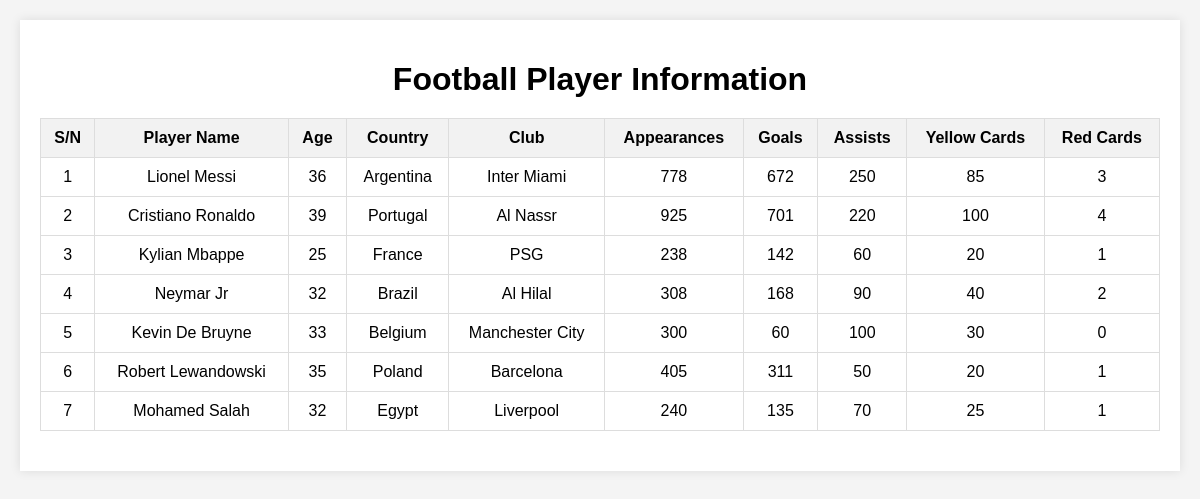
The page / on the database its author committed.
### tables this page shows
CREATE TABLE player_stats (
    id INT AUTO_INCREMENT PRIMARY KEY,
    player_id INT,
    appearances INT,
    goals INT,
    assists INT,
    yellow_cards INT,
    red_cards INT,
    FOREIGN KEY (player_id) REFERENCES player_info(id)
);

CREATE TABLE player_info (
    id INT AUTO_INCREMENT PRIMARY KEY,
    player_name VARCHAR(255) NOT NULL,
    age INT,
    country VARCHAR(255),
    club VARCHAR(255),
    profile_picture VARCHAR(255)
);

### database/DbConnection.php (called while the page is built, shortened)
<?php
class DbConnection
{
    private $charset = 'utf8mb4';
    private $pdo;
    private $stmt;
    public function __construct(
        protected string $host,
        protected string $username,
        protected string $password,
        protected string $port,
        protected string $dbName,
    ) {
        $dsn = "mysql:host={$this->host};port={$this->port};dbname={$this->dbName};charset={$this->charset}";
        $options = [
            \PDO::ATTR_PERSISTENT => true,
            \PDO::ATTR_ERRMODE => \PDO::ERRMODE_EXCEPTION,
        ];
        try {
            $this->pdo = new \PDO($dsn, $this->username, $this->password, $options);
        } catch (\PDOException $e) {
            $this->error = $e->getMessage();
            echo $this->error;
        }
    }
    public function query($sql)
    {
        $this->stmt = $this->pdo->prepare($sql);
    }
    public function execute()
    {
        return $this->stmt->execute();
    }
    public function resultSet()
    {
        $this->execute();
        return $this->stmt->fetchAll(PDO::FETCH_OBJ);
    }
}

### index.php (the view, shortened to what this page needs)
<?php
require_once __DIR__ . "/database/DbConnection.php";
$db = new DbConnection(
    host: "host.docker.internal",
    username: "root",
    password: "root",
    port: 3306,
    dbName: "php-assign-1"
);
    $db->query("SELECT * from `player_info` pi LEFT JOIN player_stats ps on ps.player_id = pi.id");
    $playersInfo = $db->resultSet();
?>
<!DOCTYPE html>
<html lang="en">
<head>
    <link rel="stylesheet" href="assets/styles.css">
</head>
<body>
    <div class="container">
        <h1>Football Player Information</h1>
        <table id="player-info">
            <thead>
                <tr>
                    <th>S/N</th>
                    <th>Player Name</th>
                    <th>Age</th>
                    <th>Country</th>
                    <th>Club</th>
                    <th>Appearances</th>
                    <th>Goals</th>
                    <th>Assists</th>
                    <th>Yellow Cards</th>
                    <th>Red Cards</th>
                </tr>
            </thead>
            <tbody>
                <?php
                    $sn = 1;
                    foreach ($playersInfo as $player) {
                        echo <<<EOD
                            <tr>
                                <td>$sn</td>
                                <td>$player->player_name</td>
                                <td>$player->age</td>
                                <td>$player->country</td>
                                <td>$player->club</td>
                                <td>$player->appearances</td>
                                <td>$player->goals</td>
                                <td>$player->assists</td>
                                <td>$player->yellow_cards</td>
                                <td>$player->red_cards</td>
                            </tr>
                        EOD;
                        $sn++;
                    }
                ?>
            </tbody>
        </table>
    </div>
</body>
</html>

### assets/styles.css (style rules this page uses)
body { font-family: Arial, sans-serif; background-color: #f4f4f4; margin: 0; padding: 20px; }
.container { max-width: 1200px; margin: auto; background: white; padding: 20px; box-shadow: 0 0 10px rgba(0, 0, 0, 0.1); }
h1 { text-align: center; margin-bottom: 20px; }
table { width: 100%; border-collapse: collapse; margin-bottom: 20px; }
table, th, td { border: 1px solid #ddd; }
th, td { padding: 10px; text-align: center; }
th { background-color: #f2f2f2; }

### rows shown on the page
player_stats: player.player_name "Lionel Messi", player.age "36", player.country "Argentina", player.club "Inter Miami", appearances "778", goals "672", assists "250", yellow_cards "85", red_cards "3"
player_stats: player.player_name "Cristiano Ronaldo", player.age "39", player.country "Portugal", player.club "Al Nassr", appearances "925", goals "701", assists "220", yellow_cards "100", red_cards "4"
player_stats: player.player_name "Kylian Mbappe", player.age "25", player.country "France", player.club "PSG", appearances "238", goals "142", assists "60", yellow_cards "20", red_cards "1"
player_stats: player.player_name "Neymar Jr", player.age "32", player.country "Brazil", player.club "Al Hilal", appearances "308", goals "168", assists "90", yellow_cards "40", red_cards "2"
player_stats: player.player_name "Kevin De Bruyne", player.age "33", player.country "Belgium", player.club "Manchester City", appearances "300", goals "60", assists "100", yellow_cards "30", red_cards "0"
player_stats: player.player_name "Robert Lewandowski", player.age "35", player.country "Poland", player.club "Barcelona", appearances "405", goals "311", assists "50", yellow_cards "20", red_cards "1"
player_stats: player.player_name "Mohamed Salah", player.age "32", player.country "Egypt", player.club "Liverpool", appearances "240", goals "135", assists "70", yellow_cards "25", red_cards "1"
